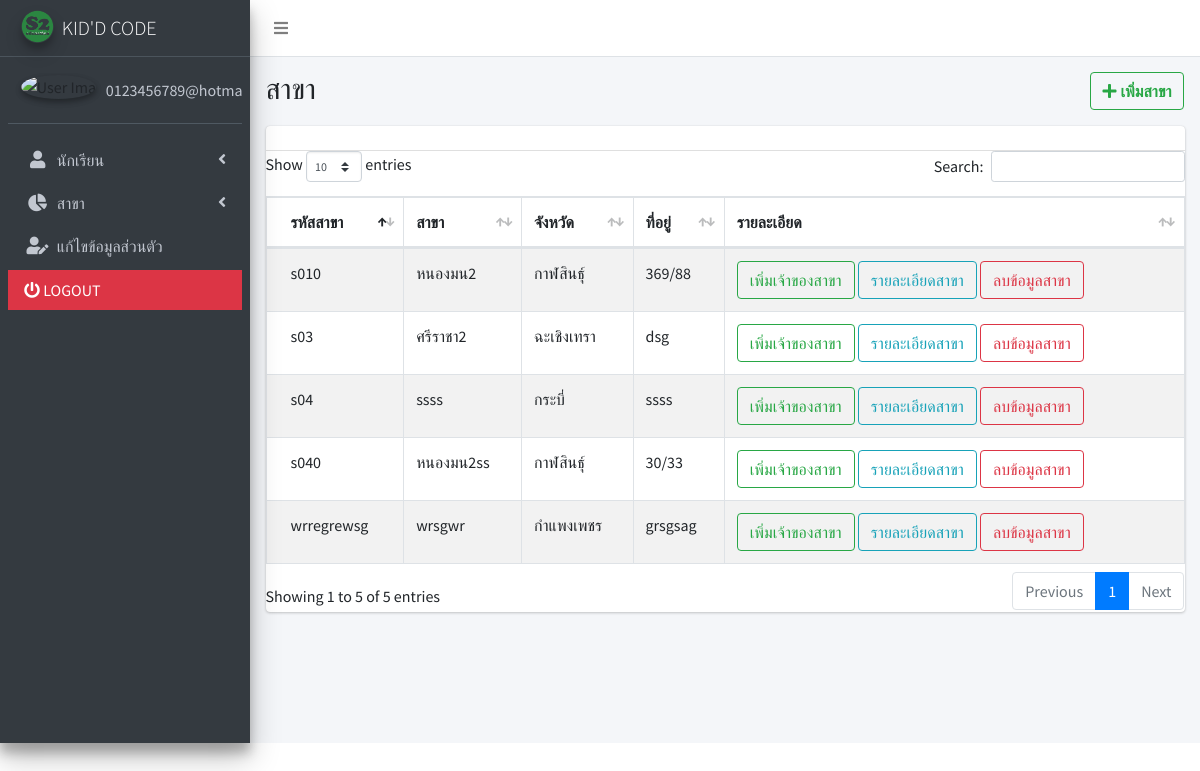
/admin/major.php (signed in), run on the app's committed database.
### tables this page shows
CREATE TABLE `branch` (
  `branch_id` varchar(11) NOT NULL,
  `branch_name` varchar(100) NOT NULL,
  `branch_address` text NOT NULL,
  `branch_county` varchar(100) NOT NULL,
  `branch_map` text NOT NULL,
  `branch_photo` text DEFAULT NULL,
  `branch_show` varchar(10) NOT NULL,
  `branch_onwer` int(11) NOT NULL
);

### admin/major.php (the view, shortened to what this page needs)
<?php
  require('../condb.php');
  $show = ("SELECT * FROM branch WHERE branch_show = 's'");
  $result = mysqli_query($conn, $show);
   ?>
<!DOCTYPE html>
<html lang="en">
<head>
  <link rel="stylesheet" href="../plugins/fontawesome-free/css/all.min.css">
  <link rel="stylesheet" href="../plugins/datatables-bs4/css/dataTables.bootstrap4.min.css">
  <link rel="stylesheet" href="../plugins/datatables-responsive/css/responsive.bootstrap4.min.css">
  <link rel="stylesheet" href="../plugins/datatables-buttons/css/buttons.bootstrap4.min.css">
  <link rel="stylesheet" href="../dist/css/adminlte.min.css">
</head>
<body class="hold-transition sidebar-mini">
<div class="wrapper">
  <nav class="main-header navbar navbar-expand navbar-white navbar-light">
    <ul class="navbar-nav">
      <li class="nav-item">
        <a class="nav-link" data-widget="pushmenu" href="#" role="button"><i class="fas fa-bars"></i></a>
      </li>
    </ul>
    </nav>
  <aside class="main-sidebar sidebar-dark-primary elevation-4">
    <a href="index.php" class="brand-link">
      <img src="../img/2.png" alt="kid'd code Logo" class="brand-image img-circle elevation-3" style="opacity: .8">
      <span class="brand-text font-weight-light">KID'D CODE</span>
    </a>
    <div class="sidebar">
      <div class="user-panel mt-3 pb-3 mb-3 d-flex">
        <div class="image">
          <img src="<?php echo $_SESSION['photo'];?>" class="img-circle elevation-2" alt="User Image">
        </div>
        <div class="info">
          <a href="index.php" class="d-block"><?php echo $_SESSION['fullname'];?></a>
        </div>
      </div>
      <nav class="mt-2">
        <ul class="nav nav-pills nav-sidebar flex-column" data-widget="treeview" role="menu" data-accordion="false">
               <li class="nav-item">
                <a href="#" class="nav-link">
                  <i class="nav-icon fas fa-user"></i>
                  <p>
                    นักเรียน
                    <i class="fas fa-angle-left right"></i>
                  </p>
                </a>
              </li>
              <li class="nav-item">
                <a href="#" class="nav-link">
                  <i class="nav-icon fas fa-chart-pie"></i>
                  <p>
                    สาขา
                    <i class="right fas fa-angle-left"></i>
                  </p>
                </a>
                  <li class="nav-item">
                    <a href="edit.php" class="nav-link">
                        <i class="nav-icon fas fa-user-edit"></i>
                      <p>
                        แก้ไขข้อมูลส่วนตัว
                      </p>
                    </a>
                  </li>
                  <li class="btn-danger">
                  <a href="addclass.php?logout='1'" class="nav-link ">
                    <i class="fas fa-power-off" style="color: white;"> </i>
                  <p style="color: white;">
                   LOGOUT
                  </p>
                </a>
              </li>
          </li>
        </ul>
      </nav>
    </div>
  </aside>
  <div class="content-wrapper">
    <div class="content-header">
      <div class="container-fluid">
        <div class="row mb-3">
        <div class="col-sm-2">
              <h1>สาขา</h1>
            </div>
            <div class="col-sm-10">
              <ol class="breadcrumb float-sm-right">
            <button type="button" class="btn btn-outline-success " data-toggle="modal" data-target="#modal-default"><i class="nav-icon fas fa-plus"> เพิ่มสาขา</i></button>
              </ol>
            </div>
        </div>
            <form>
              <div class="row">
                <div class="col-12">
                  <div class="card">
                    <div class="card-header">
                    </div>
                    <div class="card-body table-responsive p-0" style="height: 100%;">
                      <table id="example1" class="table table-bordered table-striped">
                        <thead>
                        <tr>
                        <th>รหัสสาขา</th>
                        <th>สาขา</th>
                        <th>จังหวัด</th>
                        <th>ที่อยู่</th>
                        <th>รายละเอียด</th>
                      </tr>
                      </thead>
                      <tbody>
                      <?php while($row = mysqli_fetch_array($result, MYSQLI_ASSOC)) {?>
                      <tr>
                        <td><?php echo $row['branch_id']; ?></td>
                        <td><?php echo $row['branch_name']; ?></td>
                        <td><?php echo $row['branch_county'];?></td>
                        <td><?php echo $row['branch_address']; ?></td>
                        <td>
                        <a href="majorsubadmin.php?add_subid=<?php echo $row['branch_id'];?>"><button type="button" class="btn btn-outline-success">เพิ่มเจ้าของสาขา</button></a>
                        <a href="majordetail.php?update_id=<?php echo $row['branch_id'];?>"><button type="button" class="btn btn-outline-info">รายละเอียดสาขา</button></a>
                        <a href="deletemajor.php?del=<?php echo $row['branch_id']; ?>" onclick="return confirm('ต้องการลบข้อมูลสาขาไหม')" class="btn btn-outline-danger">ลบข้อมูลสาขา</a></td>
                      </tr>
                      <?php } ?>
                        </tbody>
                      </table>
                    </div>
                  </div>
                </div>
              </div>
            </form>
          </div>
    </div>
  </div>
  </div>
</body>
</html>

### data on the page
branch: branch_id "s010", branch_name "หนองมน2", branch_county "กาฬสินธุ์", branch_address "369/88"
branch: branch_id "s03", branch_name "ศรีราชา2", branch_county "ฉะเชิงเทรา", branch_address "dsg"
branch: branch_id "s04", branch_name "ssss", branch_county "กระบี่", branch_address "ssss"
branch: branch_id "s040", branch_name "หนองมน2ss", branch_county "กาฬสินธุ์", branch_address "30/33"
branch: branch_id "wrregrewsg", branch_name "wrsgwr", branch_county "กำแพงเพชร", branch_address "grsgsag"
